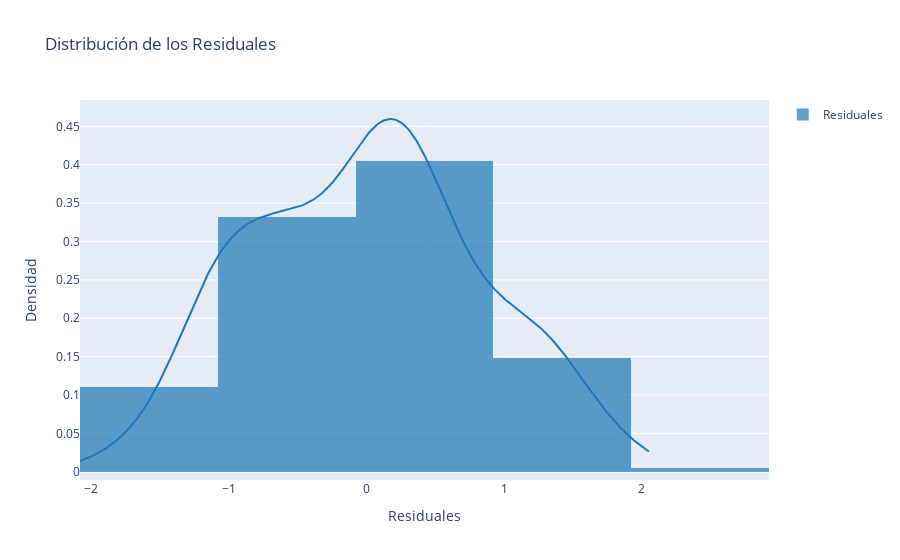

Notebook cell for this chart:
### Markdown cell above
### Comportamiento de los Residuales

Los residuales de un modelo deben comportarse como **ruido blanco**, lo que significa que no deben presentar autocorrelación ni patrones sistemáticos. Matemáticamente, esto se expresa como:

$$
E[\epsilon_t] = 0, \quad \text{Var}(\epsilon_t) = \sigma^2, \quad \text{Cov}(\epsilon_t, \epsilon_{t-k}) = 0 \; \forall k \neq 0
$$

Donde $\epsilon_t$ representa los residuales en el tiempo $t$. Si los residuales no cumplen estas propiedades, el modelo puede no ser adecuado para capturar la dinámica de la serie temporal.

### Code cell
from scipy.stats import shapiro

import plotly.figure_factory as ff

# Graficar la distribución de los residuales
fig = ff.create_distplot([residuals], group_labels=["Residuales"], show_hist=True, show_rug=False)
fig.update_layout(title="Distribución de los Residuales", xaxis_title="Residuales", yaxis_title="Densidad")
fig.show()

# Realizar la prueba de Shapiro-Wilk
stat, p_value = shapiro(residuals)
print(f"Estadístico de Shapiro-Wilk: {stat}, p-valor: {p_value}")

if p_value > 0.05:
    print("No se puede rechazar la hipótesis nula: los residuales parecen seguir una distribución normal.")
else:
    print("Se rechaza la hipótesis nula: los residuales no siguen una distribución normal.")

### Figure 1 — Plotly figure (JSON) as saved in the notebook; plotly's stock layout.template omitted (floating-point values rounded to 4 significant figures; data arrays with more than 128 entries replaced by an {"elided": "..."} marker saying what was removed)
{"data": [{"autobinx": false, "histnorm": "probability density", "legendgroup": "Residuales", "marker": {"color": "rgb(31, 119, 180)"}, "name": "Residuales", "opacity": 0.7, "type": "histogram", "x": {"elided": "464 float values"}, "xaxis": "x", "xbins": {"end": 2.059, "size": 1, "start": -2.078}, "yaxis": "y"}, {"legendgroup": "Residuales", "marker": {"color": "rgb(31, 119, 180)"}, "mode": "lines", "name": "Residuales", "showlegend": false, "type": "scatter", "x": {"elided": "500 float values"}, "xaxis": "x", "y": {"elided": "500 float values"}, "yaxis": "y"}], "layout": {"barmode": "overlay", "hovermode": "closest", "legend": {"traceorder": "reversed"}, "title": {"text": "Distribución de los Residuales"}, "xaxis": {"anchor": "y2", "domain": [0, 1], "title": {"text": "Residuales"}, "zeroline": false}, "yaxis": {"anchor": "free", "domain": [0, 1], "position": 0, "title": {"text": "Densidad"}}}}
